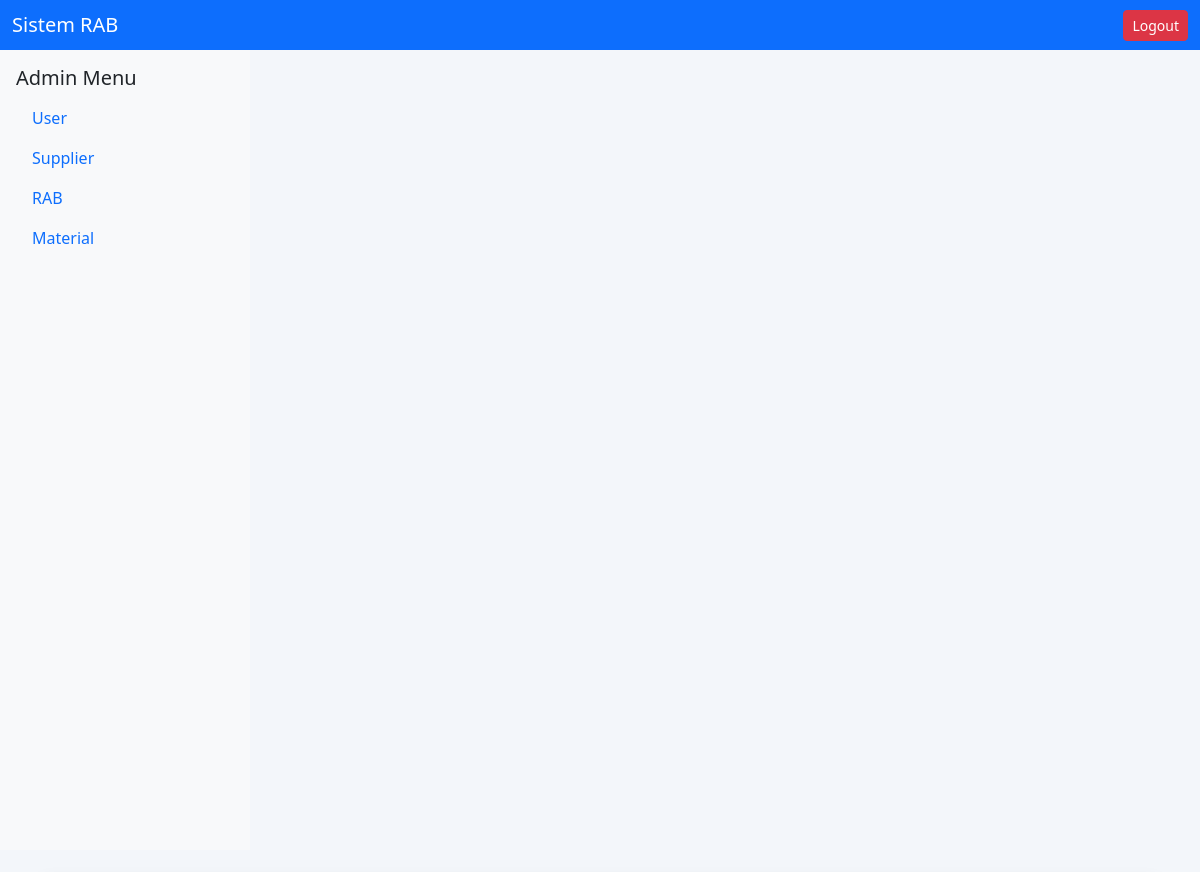
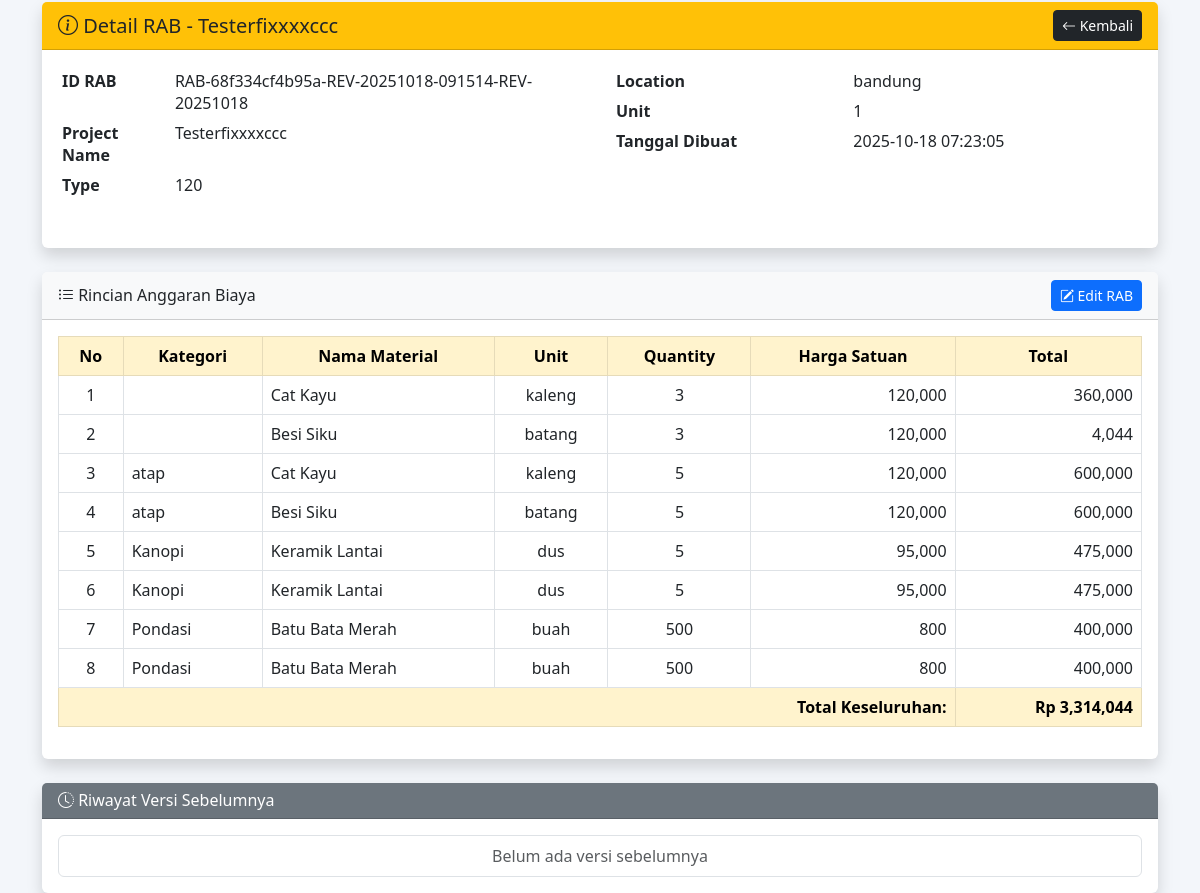
Screenshot of /rab/detailrab.php?id=RAB-68f334cf4b95a-REV-20251018-091514-REV-20251018 (signed in) with the database file from the repository (2 pictures, top to bottom).
### tables this page shows
CREATE TABLE `rab` (
  `id_rab` varchar(50) NOT NULL,
  `parent_id` varchar(50) DEFAULT NULL,
  `id_user` int(11) DEFAULT NULL,
  `project_name` varchar(100) DEFAULT NULL,
  `unit` int(11) DEFAULT NULL,
  `type` varchar(50) DEFAULT NULL,
  `location` varchar(100) DEFAULT NULL,
  `notes` text DEFAULT NULL,
  `additional_info` text DEFAULT NULL,
  `jumlahTotal` int(11) DEFAULT 0,
  `pembulatan` int(11) DEFAULT 0,
  `permeterpersegi` int(11) DEFAULT 0,
  `timestamps` timestamp NOT NULL DEFAULT current_timestamp(),
  `created_at` timestamp NOT NULL DEFAULT current_timestamp(),
  `version_created_at` datetime DEFAULT current_timestamp()
);

CREATE TABLE `rab_detail` (
  `id` int(11) NOT NULL,
  `id_rab` varchar(50) DEFAULT NULL,
  `id_material` int(11) DEFAULT NULL,
  `category` varchar(100) DEFAULT NULL,
  `material_name` varchar(100) DEFAULT NULL,
  `unit` varchar(20) DEFAULT NULL,
  `quantity` int(11) DEFAULT NULL,
  `unitPrice` int(11) DEFAULT NULL,
  `totalCost` int(11) DEFAULT NULL,
  `timestamps` timestamp NOT NULL DEFAULT current_timestamp()
);

### rab/detailrab.php (the view, shortened to what this page needs)
<?php
include '../config/database.php';
include '../partials/header.php';
include '../partials/sidebar.php';
$id_rab = mysqli_real_escape_string($conn, $_GET['id']);
$query_rab = mysqli_query($conn, "SELECT * FROM rab WHERE id_rab='$id_rab'");
$rab = mysqli_fetch_assoc($query_rab);
$query_detail = mysqli_query($conn, "SELECT * FROM rab_detail WHERE id_rab='$id_rab' ORDER BY category ASC");
$categories = [];
while ($row = mysqli_fetch_assoc($query_detail)) {
  $categories[$row['category']][] = $row;
}
$parent_id = $rab['parent_id'] ?? $id_rab;
$query_versions = mysqli_query($conn, "
  SELECT * FROM rab
  WHERE (id_rab='$id_rab' OR parent_id='$id_rab' OR parent_id='$parent_id')
  ORDER BY created_at DESC
");
$totalKeseluruhan = 0;
?>
<!DOCTYPE html>
<html lang="id">
<head>
  <link href="https://cdn.jsdelivr.net/npm/bootstrap@5.3.0/dist/css/bootstrap.min.css" rel="stylesheet">
  <link href="https://cdn.jsdelivr.net/npm/bootstrap-icons@1.11.1/font/bootstrap-icons.css" rel="stylesheet">
</head>
<body style="background-color:#f3f6fa;">
<div class="container mt-4">
  <div class="card shadow border-0 mb-4">
    <div class="card-header bg-warning d-flex justify-content-between align-items-center">
      <h5 class="mb-0 text-dark"><i class="bi bi-info-circle"></i> Detail RAB - <?= htmlspecialchars($rab['project_name']) ?></h5>
      <a href="rab.php" class="btn btn-dark btn-sm"><i class="bi bi-arrow-left"></i> Kembali</a>
    </div>
    <div class="card-body">
      <div class="row mb-3">
        <div class="col-md-6">
          <table class="table table-sm table-borderless">
            <tr><th>ID RAB</th><td><?= htmlspecialchars($rab['id_rab']) ?></td></tr>
            <tr><th>Project Name</th><td><?= htmlspecialchars($rab['project_name']) ?></td></tr>
            <tr><th>Type</th><td><?= htmlspecialchars($rab['type']) ?></td></tr>
          </table>
        </div>
        <div class="col-md-6">
          <table class="table table-sm table-borderless">
            <tr><th>Location</th><td><?= htmlspecialchars($rab['location']) ?></td></tr>
            <tr><th>Unit</th><td><?= htmlspecialchars($rab['unit']) ?></td></tr>
            <tr><th>Tanggal Dibuat</th><td><?= htmlspecialchars($rab['created_at']) ?></td></tr>
          </table>
        </div>
      </div>
    </div>
  </div>
  <div class="card shadow border-0 mb-4">
    <div class="card-header bg-light d-flex justify-content-between align-items-center">
      <h6 class="mb-0"><i class="bi bi-list-ul"></i> Rincian Anggaran Biaya</h6>
      <button class="btn btn-primary btn-sm" data-bs-toggle="collapse" data-bs-target="#editRAB">
        <i class="bi bi-pencil-square"></i> Edit RAB
      </button>
    </div>
    <div class="card-body">
      <div class="table-responsive">
        <table class="table table-bordered table-hover align-middle">
          <thead class="table-warning text-center">
            <tr>
              <th>No</th><th>Kategori</th><th>Nama Material</th><th>Unit</th>
              <th>Quantity</th><th>Harga Satuan</th><th>Total</th>
            </tr>
          </thead>
          <tbody>
            <?php if (count($categories) > 0): ?>
              <?php $no=1; foreach ($categories as $cat => $materials): ?>
                <?php foreach ($materials as $d): ?>
                  <tr>
                    <td class="text-center"><?= $no++ ?></td>
                    <td><?= htmlspecialchars($cat) ?></td>
                    <td><?= htmlspecialchars($d['material_name']) ?></td>
                    <td class="text-center"><?= htmlspecialchars($d['unit']) ?></td>
                    <td class="text-center"><?= number_format($d['quantity']) ?></td>
                    <td class="text-end"><?= number_format($d['unitPrice']) ?></td>
                    <td class="text-end"><?= number_format($d['totalCost']) ?></td>
                  </tr>
                  <?php $totalKeseluruhan += $d['totalCost']; ?>
                <?php endforeach; ?>
              <?php endforeach; ?>
              <tr class="table-warning fw-bold">
                <td colspan="6" class="text-end">Total Keseluruhan:</td>
                <td class="text-end">Rp <?= number_format($totalKeseluruhan) ?></td>
              </tr>
            <?php else: ?>
              <tr><td colspan="7" class="text-center text-muted">Belum ada data detail</td></tr>
            <?php endif; ?>
          </tbody>
        </table>
      </div>
    </div>
  </div>
  <div class="card shadow border-0">
    <div class="card-header bg-secondary text-white">
      <h6 class="mb-0"><i class="bi bi-clock-history"></i> Riwayat Versi Sebelumnya</h6>
    </div>
    <div class="card-body">
      <ul class="list-group">
        <?php if (mysqli_num_rows($query_versions) > 1): ?>
          <?php while ($ver = mysqli_fetch_assoc($query_versions)): ?>
            <li class="list-group-item d-flex justify-content-between align-items-center">
              <span><b><?= htmlspecialchars($ver['project_name']) ?></b> — <?= htmlspecialchars($ver['created_at']) ?></span>
              <a href="detailrab.php?id=<?= htmlspecialchars($ver['id_rab']) ?>" class="btn btn-outline-primary btn-sm">Lihat</a>
            </li>
          <?php endwhile; ?>
        <?php else: ?>
          <li class="list-group-item text-muted text-center">Belum ada versi sebelumnya</li>
        <?php endif; ?>
      </ul>
    </div>
  </div>
</div>
</body>
</html>

### rows the page displays
rab: project_name "Testerfixxxxccc", id_rab "RAB-68f334cf4b95a-REV-20251018-091514-REV-20251018", type "120", location "bandung", unit "1", created_at "2025-10-18 07:23:05"
rab_detail: material_name "Cat Kayu", unit "kaleng", quantity "3", unitPrice "120,000", totalCost "360,000"
rab_detail: material_name "Besi Siku", unit "batang", quantity "3", unitPrice "120,000", totalCost "4,044"
rab_detail: cat "atap", material_name "Cat Kayu", unit "kaleng", quantity "5", unitPrice "120,000", totalCost "600,000"
rab_detail: cat "atap", material_name "Besi Siku", unit "batang", quantity "5", unitPrice "120,000", totalCost "600,000"
rab_detail: cat "Kanopi", material_name "Keramik Lantai", unit "dus", quantity "5", unitPrice "95,000", totalCost "475,000"
rab_detail: cat "Kanopi", material_name "Keramik Lantai", unit "dus", quantity "5", unitPrice "95,000", totalCost "475,000"
rab_detail: cat "Pondasi", material_name "Batu Bata Merah", unit "buah", quantity "500", unitPrice "800", totalCost "400,000"
rab_detail: cat "Pondasi", material_name "Batu Bata Merah", unit "buah", quantity "500", unitPrice "800", totalCost "400,000"

### other values shown
$role "Admin"
$totalKeseluruhan "3,314,044"
